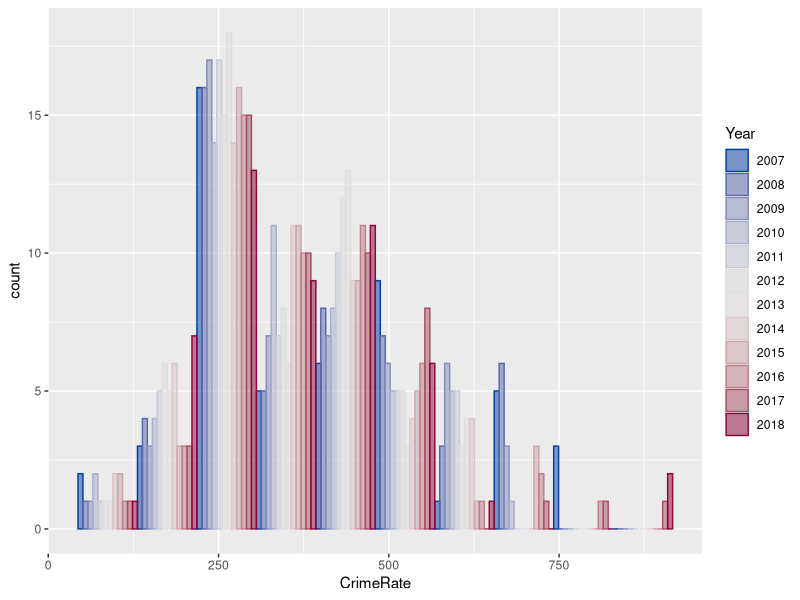
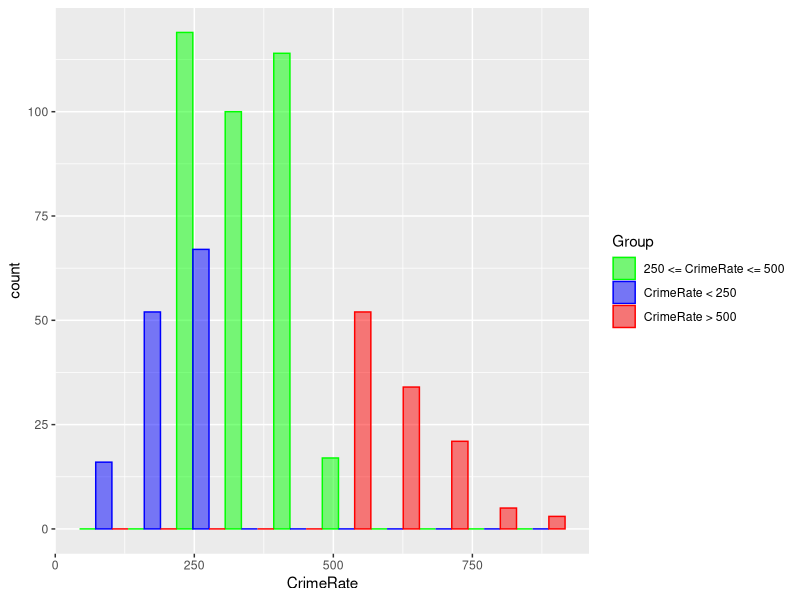

These charts were generated, in order, by the following R code:
## ---- chunk 1
knitr::opts_chunk$set(echo = TRUE)
#Libraries
library(tidyverse)
## ---- chunk 2
#Set Directory
setwd("C:/Users/maver/OneDrive/Documents/School/DS605/Datasets")
#Set to DF
crimeDF = read.csv("Sampledata2.csv")
#Add new group column
newDF = crimeDF %>%
  mutate(RangeGroup = case_when(CrimeRate < 250 ~"CrimeRate < 250",
                                CrimeRate >= 250 & CrimeRate <= 500 ~ "250 <= CrimeRate <= 500", 
                                CrimeRate > 500 ~"CrimeRate > 500"))
col1 = colorspace::diverge_hcl(12)
col2 = c("green","blue","red")
## ---- chunk 3
#Histogram 1
ggplot(newDF,aes(x=CrimeRate)) +
  geom_histogram(aes(color=as.factor(Year), fill=as.factor(Year)),position="dodge",alpha=0.5,bins=10)+ 
  scale_fill_manual(values=col1) +
  scale_color_manual(values=col1) +
  theme(legend.position = "right") + 
  guides(col=guide_legend("Year"),fill=guide_legend("Year"))

#Histogram 2
ggplot(newDF,aes(x=CrimeRate)) +
  geom_histogram(aes(color=as.factor(RangeGroup), fill=as.factor(RangeGroup)),position="dodge",alpha=0.5,bins=10)+
  scale_fill_manual(values=col2) +
  scale_color_manual(values=col2) +
  theme(legend.position = "right") + 
  guides(col=guide_legend("Group"),fill=guide_legend("Group"))

